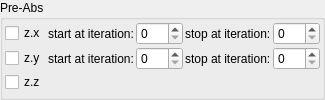
    <widget class="QGroupBox" name="groupBox">
     <property name="title">
      <string>Pre-Abs</string>
     </property>
     <layout class="QVBoxLayout" name="verticalLayout_3" stretch="0,0,0">
      <property name="spacing">
       <number>2</number>
      </property>
      <property name="leftMargin">
       <number>2</number>
      </property>
      <property name="topMargin">
       <number>2</number>
      </property>
      <property name="rightMargin">
       <number>2</number>
      </property>
      <property name="bottomMargin">
       <number>2</number>
      </property>
      <item>
       <layout class="QHBoxLayout" name="horizontalLayout_24" stretch="0,0,1,0,1">
        <item>
         <widget class="MyCheckBox" name="checkBox_transf_function_enabledAx">
          <property name="text">
           <string notr="true">z.x</string>
          </property>
         </widget>
        </item>
        <item>
         <widget class="QLabel" name="label_104">
          <property name="text">
           <string>start at iteration:</string>
          </property>
         </widget>
        </item>
        <item>
         <widget class="MySpinBox" name="spinboxInt_transf_start_iterations_Cx">
          <property name="sizePolicy">
           <sizepolicy hsizetype="Minimum" vsizetype="Maximum">
            <horstretch>0</horstretch>
            <verstretch>0</verstretch>
           </sizepolicy>
          </property>
          <property name="minimum">
           <number>0</number>
          </property>
          <property name="maximum">
           <number>999</number>
          </property>
          <property name="value">
           <number>0</number>
          </property>
         </widget>
        </item>
        <item>
         <widget class="QLabel" name="label_76">
          <property name="text">
           <string>stop at iteration:</string>
          </property>
         </widget>
        </item>
        <item>
         <widget class="MySpinBox" name="spinboxInt_transf_stop_iterations_Cx">
          <property name="sizePolicy">
           <sizepolicy hsizetype="Preferred" vsizetype="Maximum">
            <horstretch>0</horstretch>
            <verstretch>0</verstretch>
           </sizepolicy>
          </property>
          <property name="maximum">
           <number>999</number>
          </property>
         </widget>
        </item>
       </layout>
      </item>
      <item>
       <layout class="QHBoxLayout" name="horizontalLayout_25" stretch="0,0,1,0,1">
        <item>
         <widget class="MyCheckBox" name="checkBox_transf_function_enabledAy">
          <property name="text">
           <string notr="true">z.y</string>
          </property>
         </widget>
        </item>
        <item>
         <widget class="QLabel" name="label_105">
          <property name="text">
           <string>start at iteration:</string>
          </property>
         </widget>
        </item>
        <item>
         <widget class="MySpinBox" name="spinboxInt_transf_start_iterations_Cy">
          <property name="sizePolicy">
           <sizepolicy hsizetype="Minimum" vsizetype="Maximum">
            <horstretch>0</horstretch>
            <verstretch>0</verstretch>
           </sizepolicy>
          </property>
          <property name="minimum">
           <number>0</number>
          </property>
          <property name="maximum">
           <number>999</number>
          </property>
          <property name="value">
           <number>0</number>
          </property>
         </widget>
        </item>
        <item>
         <widget class="QLabel" name="label_77">
          <property name="text">
           <string>stop at iteration:</string>
          </property>
         </widget>
        </item>
        <item>
         <widget class="MySpinBox" name="spinboxInt_transf_stop_iterations_Cy">
          <property name="sizePolicy">
           <sizepolicy hsizetype="Preferred" vsizetype="Maximum">
            <horstretch>0</horstretch>
            <verstretch>0</verstretch>
           </sizepolicy>
          </property>
          <property name="maximum">
           <number>999</number>
          </property>
         </widget>
        </item>
       </layout>
      </item>
      <item>
       <layout class="QGridLayout" name="gridLayout_8" columnstretch="0,0,0">
        <property name="spacing">
         <number>2</number>
        </property>
        <item row="0" column="2">
         <widget class="MyCheckBox" name="checkBox_transf_function_enabledAz_false">
          <property name="text">
           <string notr="true">z.z</string>
          </property>
         </widget>
        </item>
       </layout>
      </item>
     </layout>
    </widget>
